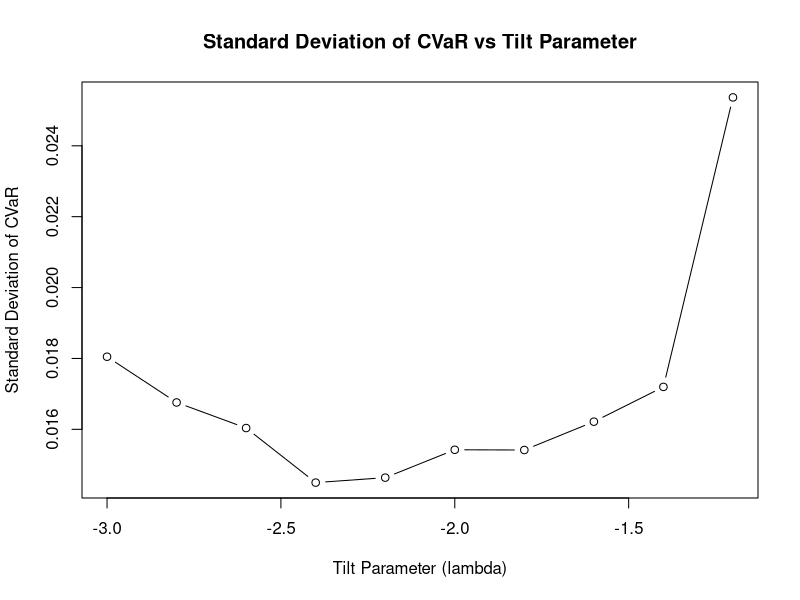
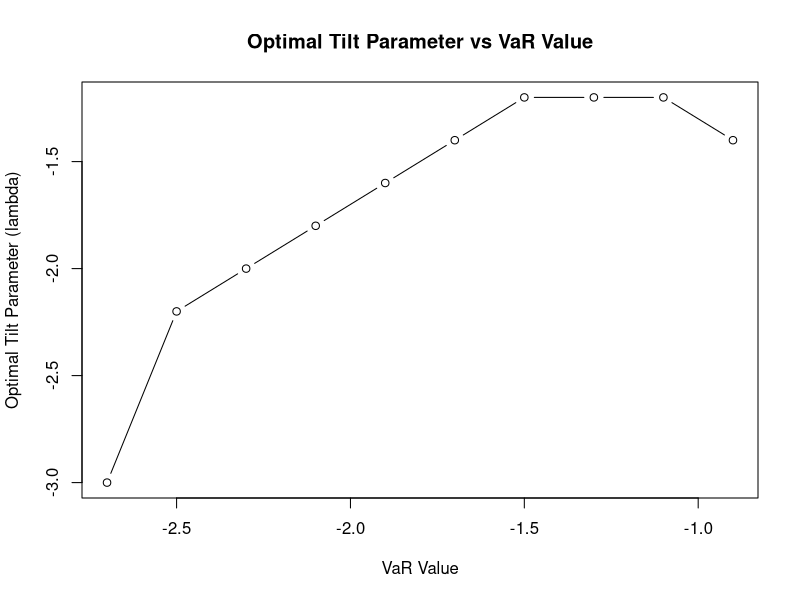

The R source for these figures, in order:
#################################
### FRE6871 Homework #1 due at 6PM Monday February 2
#################################
# Max score 150pts

# Please write in this file the R code needed to perform the tasks below, 
# rename it to your_name_hw1.R
# and upload the file to Brightspace


############## Part I
# Summary: Perform for() and sapply() loops over a vector,
# and then perform the equivalent vectorized operations
# over the vector, and measure the increase in speed.

# First create a vector of random numbers as follows:

set.seed(1121, "Mersenne-Twister", sample.kind="Rejection")
vecv <- sample(1:10)

# You should get the following output:
vecv
# [1]  1  6  9  5  4  3  8  2 10  7


# 1. (20pts)
# Perform a for() loop to replace those elements 
# of vecv that are greater than "5" with the 
# number "5".
# You can use the functions for() and seq_along(),

### Write your code here
for (i in seq_along(vecv)) {
  if (vecv[i] > 5) {
    vecv[i] <- 5
  }
}

# You should get the following output:
vecv
# [1] 1 5 5 5 4 3 5 2 5 5


# 2. (20pts) 
# Perform exactly the same calculations as in p.1. using 
# an sapply() loop.
# You must use either functions apply() lapply(), or sapply().
# You can also use the functions NROW() and seq_along(),
# and an anonymous function.
# This is an example of sapply() with an anonymous function:

sapply(vecv, function(x) (x^2))

# Run this code first
set.seed(1121, "Mersenne-Twister", sample.kind="Rejection")
vecv <- sample(1:10)

### Write your code here
sapply(vecv, function(x) {
  if (x > 5) {
    return(5)
  } else {
    return(x)
  }
}) -> vecv

# 3. (20pts) 
# Perform the same calculations as in p.1, but only 
# using vectorized operations (logical operators and 
# subsetting).
# You cannot use any for() or apply() loops.

# Run this code first
set.seed(1121, "Mersenne-Twister", sample.kind="Rejection")
vecv <- sample(1:10)

### Write your code here
vecv[vecv > 5] <- 5

# 4. (20pts) 
# Perform the same calculations as in p.1, but using 
# the function ifelse().
# You cannot use any for() or apply() loops.
# You must use the function ifelse().

# Run this code first
set.seed(1121, "Mersenne-Twister", sample.kind="Rejection")
vecv <- sample(1:10)

### Write your code here
vecv <- ifelse(vecv > 5, 5, vecv)

# 5. (10pts) 
# Benchmark the CPU time used by the code from p.2 with 
# the code from p.3, using the function microbenchmark().
# Assign the names "sapply" and "vectorized" to each method.

library(microbenchmark)

### Write your code here
microbenchmark(
  sapply = {
    set.seed(1121, "Mersenne-Twister", sample.kind="Rejection")
    vecv <- sample(1:10)
    sapply(vecv, function(x) {
      if (x > 5) {
        return(5)
      } else {
        return(x)
      }
    }) -> vecv
  },
  vectorized = {
    set.seed(1121, "Mersenne-Twister", sample.kind="Rejection")
    vecv <- sample(1:10)
    vecv[vecv > 5] <- 5
  }
)
# You should get output similar to this:
#          expr    mean median
# 1     sapply 500114.9  39099
# 2 vectorized   3910.4   2933


############## Part II
# Summary: Calculate the optimal tilt parameter for 
# the importance sampling of CVaR.

## Run the setup code below.

nsimu <- 1e3 # Number of simulation steps
nboot <- 100 # Number of bootstrap simulations
varisk <- -2 # VaR quantile
lambdaf <- -1.5 # Tilt parameter

# Calculate a matrix of random data
set.seed(1121, "Mersenne-Twister", sample.kind="Rejection")
datav <- matrix(rnorm(nboot*nsimu), ncol=nboot)

## End of setup code.


# 1. (20pts)
# Create a function called boot_cvar(), which
# performs bootstrap simulation, and calculates
# the standard error of CVaR, using importance 
# sampling.
# 
# The function boot_cvar() should accept two 
# arguments:
#   lambdaf = tilt parameter,
#   varisk = VaR value.
# The CVaR value corresponds to the VaR value.
# 
# Hint: adapt the code from the slides:
#  Calculating CVaR Using Importance Sampling
#  The Optimal Tilt Parameter for Importance Sampling

### Write your code here
boot_cvar <- function(lambdaf, varisk) {
  nsimu <- nrow(datav)
  nboot <- ncol(datav)
  
  cvar_boot <- numeric(nboot)
  
  for (j in 1:nboot) {
    data_j <- datav[, j]
    
    # Calculate weights
    weights <- exp(-lambdaf * data_j - 0.5 * lambdaf^2)
    
    # Calculate the tilted losses
    tilted_losses <- data_j + lambdaf
    
    # Calculate the indicator function
    indicator <- ifelse(tilted_losses <= varisk, 1, 0)
    
    # Calculate CVaR for this bootstrap sample
    cvar_boot[j] <- sum(tilted_losses * weights * indicator) / sum(weights * indicator)
  }
  
  # Calculate and return the standard error of CVaR
  stderr_cvar <- sd(cvar_boot)
  return(stderr_cvar)
}
# Call boot_cvar() to check that it works correctly.
# You should get output similar to this:
boot_cvar(lambdaf, varisk)
# [1] 0.01615007

# Define a vector of tilt parameters:
lambdav <- seq(-3.0, -1.2, by=0.2)


# Perform an sapply() loop over the vector lambdav 
# and call the function boot_cvar().

### Write your code here
stderr <- sapply(lambdav, function(lambdaf) boot_cvar(lambdaf, varisk))

# You should get output similar to this:
stderr
# [1] 0.01804857 0.01675801 0.01603641 0.01449753 0.01463759 0.01542356 0.01541681
# [8] 0.01621652 0.01719773 0.02536473

# Plot the lambdav and the standard deviation 
# of CVaR stderr using plot().

### Write your code here
plot(lambdav, stderr, type="b", 
     xlab="Tilt Parameter (lambda)", 
     ylab="Standard Deviation of CVaR", 
     main="Standard Deviation of CVaR vs Tilt Parameter")

# Your plot should be similar to boot_tilt_cvar.png

# The plot shows that the optimal tilt parameter
# which minimizes the standard deviation of CVaR
# is close to the varisk value.

# Calculate the optimal tilt parameter which
# minimizes the standard deviation of CVaR.
# You can use the function which.min().

### Write your code here
opt_index <- which.min(stderr)
lambopt <- lambdav[opt_index]
# You should get output similar to this:
lambopt
# [1] -2.4

# The optimal tilt parameter is close to the 
# varisk value.


# 2. (20pts)
# Create a function called boot_cvar2(), which
# performs the same bootstrap simulation as 
# boot_cvar(), but only using vectorized operations, 
# without using for() or sapply() loops.
# Hint: use the function colSums().

### Write your code here
boot_cvar2 <- function(lambdaf, varisk) {
  nsimu <- nrow(datav)
  nboot <- ncol(datav)
  
  # Calculate weights for all bootstrap samples
  weights <- exp(-lambdaf * datav - 0.5 * lambdaf^2)
  
  # Calculate the tilted losses for all bootstrap samples
  tilted_losses <- datav + lambdaf
  
  # Calculate the indicator function for all bootstrap samples
  indicator <- ifelse(tilted_losses <= varisk, 1, 0)
  
  # Calculate CVaR for all bootstrap samples
  cvar_boot <- colSums(tilted_losses * weights * indicator) / colSums(weights * indicator)
  
  # Calculate and return the standard error of CVaR
  stderr_cvar <- sd(cvar_boot)
  return(stderr_cvar)
}

# Call boot_cvar() and boot_cvar2() to check that 
# they give the same results.
# You should get the output:
all.equal(boot_cvar(lambdaf, varisk), 
          boot_cvar2(lambdaf, varisk))
# [1] TRUE


# Benchmark the CPU times used by boot_cvar() and 
# boot_cvar2(), using the function microbenchmark().

library(microbenchmark)

### Write your code here
benchmark_results <- microbenchmark(
  boot_cvar = boot_cvar(lambdaf, varisk),
  boot_cvar2 = boot_cvar2(lambdaf, varisk)
)

# You should get output similar to the following:
print(benchmark_results)
#         expr     mean   median
# 1  boot_cvar 2.087663 1.802524
# 2 boot_cvar2 1.964523 1.255420

# This shows that boot_cvar2() is slightly faster
# than boot_cvar() because it avoids loops.


# 3. (20pts)
# Define a vector of VaR values:

varv <- seq(-2.7, -0.8, by=0.2)

# Calculate the optimal tilt parameters for the 
# vector of VaR values.
# Perform an sapply() loop over the vector varvv, 
# and for each VaR value, calculate the optimal 
# tilt parameter.
# You must use the function boot_cvar2().
# Hint: You should call boot_cvar2() inside a 
# second sapply() loop.

### Write your code here
lambopt <- sapply(varv, function(varisk) {
  lambdav <- seq(-3.0, -1.2, by=0.2)
  stderr <- sapply(lambdav, function(lambdaf) boot_cvar2(lambdaf, varisk))
  opt_index <- which.min(stderr)
  return(lambdav[opt_index])
})


# You should get output similar to this:
lambopt
# [1] -3.0 -2.2 -2.0 -1.8 -1.6 -1.4 -1.2 -1.2 -1.2 -1.4

# Plot the varv and lambopt using plot().

### Write your code here
plot(varv, lambopt, type="b", 
     xlab="VaR Value", 
     ylab="Optimal Tilt Parameter (lambda)", 
     main="Optimal Tilt Parameter vs VaR Value")

# Your plot should be similar to boot_tilt_cvar_opt.png

# The plot shows that the optimal tilt parameter
# is more negative (more tilting is needed) with
# a more negative VaR value (higher confidence level).


